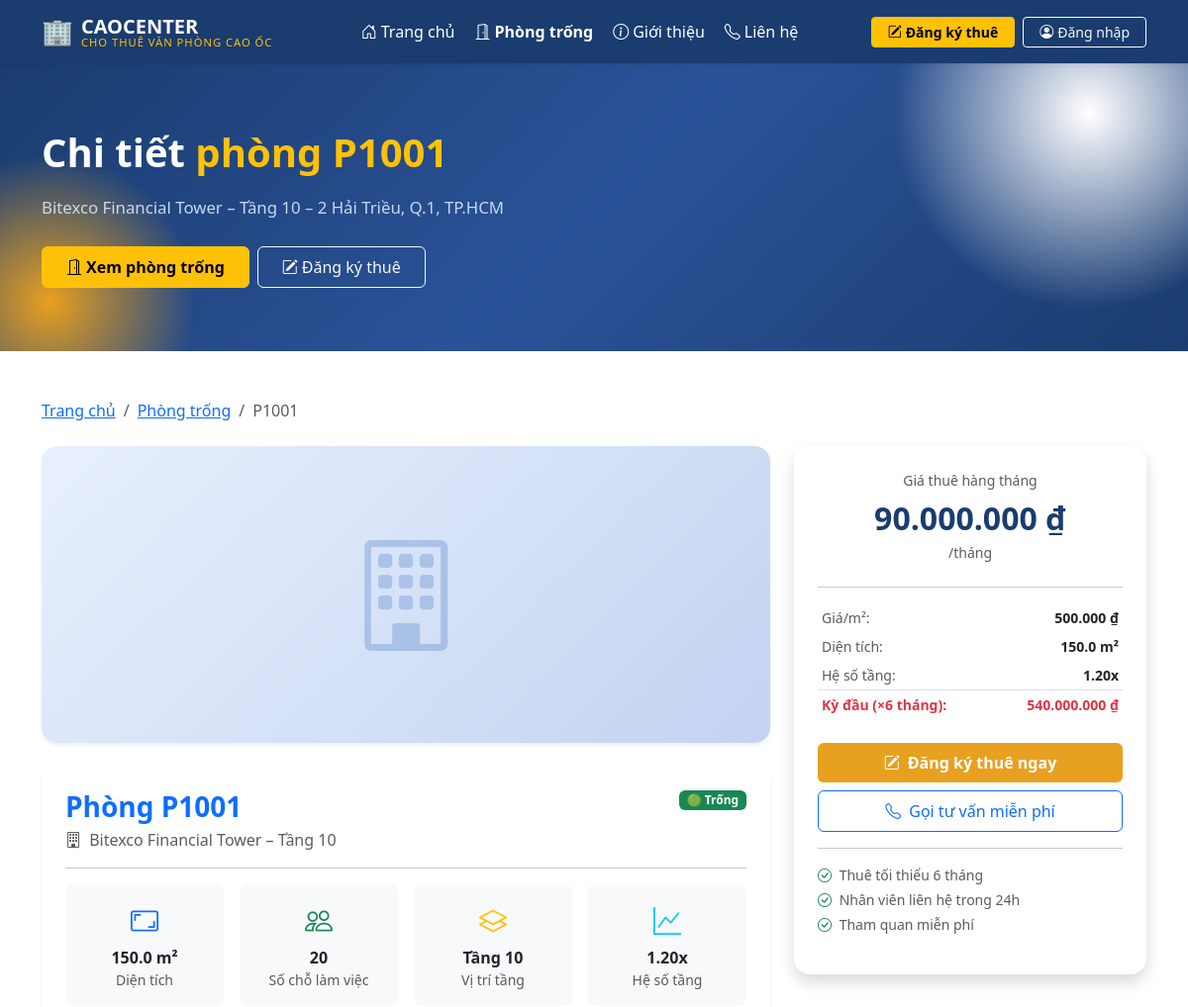
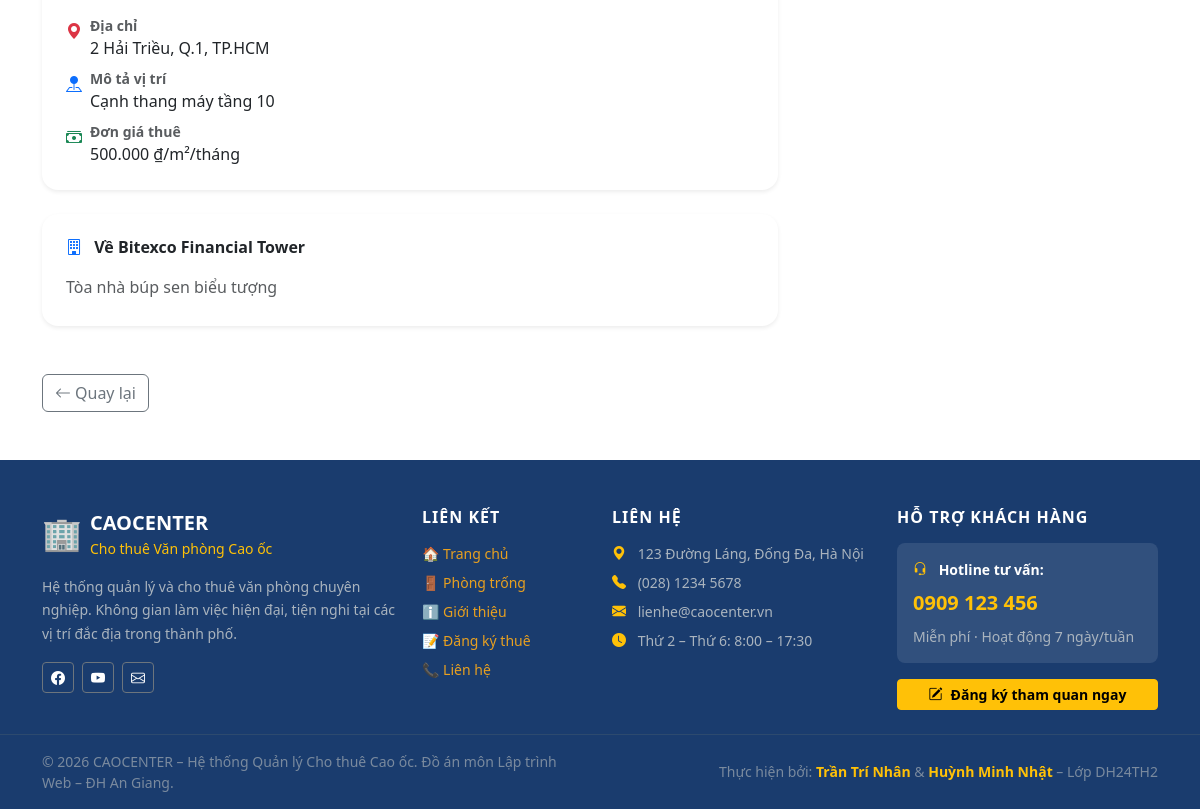
The page /chi_tiet_phong.php?id=P1001 on the database its author committed (2 pictures, top to bottom).
### tables this page shows
CREATE TABLE IF NOT EXISTS PHONG (
    maPhong CHAR(10) PRIMARY KEY,
     
    dienTich DECIMAL(15,2) NOT NULL CHECK (dienTich > 0),
    soChoLamViec INT NOT NULL CHECK (soChoLamViec > 0),
    moTaViTri VARCHAR(200) NULL,
    donGiaM2 DECIMAL(15,2) NOT NULL CHECK (donGiaM2 > 0),
    giaThue DECIMAL(15,2) DEFAULT 0,
    trangThai VARCHAR(20) DEFAULT "Trống",
    maTang CHAR(10) NOT NULL,
    FOREIGN KEY (maTang) REFERENCES TANG(maTang) ON DELETE CASCADE ON UPDATE CASCADE
);

CREATE TABLE IF NOT EXISTS CAO_OC (
    maCaoOc CHAR(10) PRIMARY KEY,
    tenCaoOc VARCHAR(100) NOT NULL,
    diaChi VARCHAR(200) NOT NULL,
    moTa TEXT NULL,
     
    tongDienTich DECIMAL(15,2) NOT NULL CHECK (tongDienTich >= 0)
);

CREATE TABLE IF NOT EXISTS TANG (
    maTang CHAR(10) PRIMARY KEY,
    soTang INT NOT NULL CHECK (soTang >= 1),
    heSoGia DECIMAL(5,2) NOT NULL DEFAULT 1.00 CHECK (heSoGia > 0),
    maCaoOc CHAR(10) NOT NULL,
    FOREIGN KEY (maCaoOc) REFERENCES CAO_OC(maCaoOc) ON DELETE CASCADE ON UPDATE CASCADE
);

### chi_tiet_phong.php (the view, shortened to what this page needs)
<?php
require_once "cauhinh.php";
require_once "thuvien.php";
$maPhong = trim($_GET['id'] ?? '');
$maPhong = $conn->real_escape_string($maPhong);
$sql = "SELECT
            p.maPhong,
            p.dienTich,
            p.soChoLamViec,
            p.moTaViTri,
            p.donGiaM2,
            p.trangThai,
            t.soTang,
            t.heSoGia,
            c.maCaoOc,
            c.tenCaoOc,
            c.diaChi,
            c.moTa         AS moTaCaoOc,
            ROUND(p.donGiaM2 * p.dienTich * t.heSoGia, 0)       AS giaThue,
            ROUND(p.donGiaM2 * p.dienTich * t.heSoGia * 6, 0)   AS giaKyDau
        FROM PHONG p
        JOIN TANG   t ON p.maTang  = t.maTang
        JOIN CAO_OC c ON t.maCaoOc = c.maCaoOc
        WHERE p.maPhong = '$maPhong'
        LIMIT 1";
$result = $conn->query($sql);
$phong = $result->fetch_assoc();
$bannerTitle    = 'Chi tiết <span class="text-warning">phòng ' . e($phong['maPhong']) . '</span>';
?>
<?php include_once "includes/header.php"; ?>
<?php include_once "includes/navbar.php"; ?>
<?php include_once "includes/banner.php"; ?>
<main class="container my-5">
    <nav aria-label="breadcrumb" class="mb-4">
        <ol class="breadcrumb">
            <li class="breadcrumb-item"><a href="index.php">Trang chủ</a></li>
            <li class="breadcrumb-item"><a href="phong_trong.php">Phòng trống</a></li>
            <li class="breadcrumb-item active"><?php echo e($phong['maPhong']); ?></li>
        </ol>
    </nav>
    <div class="row g-4">
        <div class="col-lg-8">
            <div class="rounded-4 overflow-hidden mb-4 shadow-sm"
                 style="height: 300px; background: linear-gradient(135deg, #e8f0fe 0%, #c3d3f0 100%);">
                <div class="d-flex align-items-center justify-content-center h-100">
                    <i class="bi bi-building" style="font-size:7rem; color:#4a7cc7; opacity:.3;"></i>
                </div>
            </div>
            <div class="card border-0 shadow-sm rounded-4 mb-4">
                <div class="card-body p-4">
                    <div class="d-flex justify-content-between align-items-start mb-3">
                        <div>
                            <h3 class="fw-bold text-primary mb-1">
                                Phòng <?php echo e($phong['maPhong']); ?>
                            </h3>
                            <p class="text-muted mb-0">
                                <i class="bi bi-building me-1"></i>
                                <?php echo e($phong['tenCaoOc']); ?>
                                – Tầng <?php echo e($phong['soTang']); ?>
                            </p>
                        </div>
                        <?php echo badgeTrangThaiPhong($phong['trangThai']); ?>
                    </div>
                    <hr>
                    <div class="row g-3 mb-3">
                        <div class="col-6 col-md-3">
                            <div class="text-center p-3 bg-light rounded-3">
                                <i class="bi bi-aspect-ratio fs-3 text-primary d-block mb-1"></i>
                                <div class="fw-bold"><?php echo number_format($phong['dienTich'], 1); ?> m²</div>
                                <div class="text-muted small">Diện tích</div>
                            </div>
                        </div>
                        <div class="col-6 col-md-3">
                            <div class="text-center p-3 bg-light rounded-3">
                                <i class="bi bi-people fs-3 text-success d-block mb-1"></i>
                                <div class="fw-bold"><?php echo e($phong['soChoLamViec']); ?></div>
                                <div class="text-muted small">Số chỗ làm việc</div>
                            </div>
                        </div>
                        <div class="col-6 col-md-3">
                            <div class="text-center p-3 bg-light rounded-3">
                                <i class="bi bi-layers fs-3 text-warning d-block mb-1"></i>
                                <div class="fw-bold">Tầng <?php echo e($phong['soTang']); ?></div>
                                <div class="text-muted small">Vị trí tầng</div>
                            </div>
                        </div>
                        <div class="col-6 col-md-3">
                            <div class="text-center p-3 bg-light rounded-3">
                                <i class="bi bi-graph-up fs-3 text-info d-block mb-1"></i>
                                <div class="fw-bold"><?php echo $phong['heSoGia']; ?>x</div>
                                <div class="text-muted small">Hệ số tầng</div>
                            </div>
                        </div>
                    </div>
                    <div class="d-flex align-items-start gap-2 mb-2">
                        <i class="bi bi-geo-alt-fill text-danger mt-1"></i>
                        <div>
                            <div class="fw-semibold small text-muted">Địa chỉ</div>
                            <div><?php echo e($phong['diaChi']); ?></div>
                        </div>
                    </div>
                    <?php if (!empty($phong['moTaViTri'])): ?>
                    <div class="d-flex align-items-start gap-2 mb-2">
                        <i class="bi bi-pin-map-fill text-primary mt-1"></i>
                        <div>
                            <div class="fw-semibold small text-muted">Mô tả vị trí</div>
                            <div><?php echo e($phong['moTaViTri']); ?></div>
                        </div>
                    </div>
                    <?php endif; ?>
                    <div class="d-flex align-items-start gap-2">
                        <i class="bi bi-cash-stack text-success mt-1"></i>
                        <div>
                            <div class="fw-semibold small text-muted">Đơn giá thuê</div>
                            <div><?php echo dinhDangTien($phong['donGiaM2']); ?>/m²/tháng</div>
                        </div>
                    </div>
                </div>
            </div>
            <?php if (!empty($phong['moTaCaoOc'])): ?>
            <div class="card border-0 shadow-sm rounded-4 mb-4">
                <div class="card-body p-4">
                    <h6 class="fw-bold mb-3">
                        <i class="bi bi-building me-2 text-primary"></i>
                        Về <?php echo e($phong['tenCaoOc']); ?>
                    </h6>
                    <p class="text-muted mb-0" style="line-height:1.8;">
                        <?php echo e($phong['moTaCaoOc']); ?>
                    </p>
                </div>
            </div>
            <?php endif; ?>
        </div>
        <div class="col-lg-4">
            <div class="card border-0 shadow rounded-4 sticky-top" style="top: 80px;">
                <div class="card-body p-4">
                    <div class="text-center mb-4">
                        <div class="text-muted small mb-1">Giá thuê hàng tháng</div>
                        <div style="font-size:2rem; font-weight:800; color:#1a3c6e;">
                            <?php echo dinhDangTien($phong['giaThue']); ?>
                        </div>
                        <div class="text-muted small">/tháng</div>
                    </div>
                    <hr>
                    <table class="table table-sm table-borderless mb-4">
                        <tr>
                            <td class="text-muted small">Giá/m²:</td>
                            <td class="text-end small fw-semibold">
                                <?php echo dinhDangTien($phong['donGiaM2']); ?>
                            </td>
                        </tr>
                        <tr>
                            <td class="text-muted small">Diện tích:</td>
                            <td class="text-end small fw-semibold">
                                <?php echo number_format($phong['dienTich'], 1); ?> m²
                            </td>
                        </tr>
                        <tr>
                            <td class="text-muted small">Hệ số tầng:</td>
                            <td class="text-end small fw-semibold"><?php echo $phong['heSoGia']; ?>x</td>
                        </tr>
                        <tr class="border-top">
                            <td class="fw-bold text-danger small">Kỳ đầu (×6 tháng):</td>
                            <td class="text-end fw-bold text-danger small">
                                <?php echo dinhDangTien($phong['giaKyDau']); ?>
                            </td>
                        </tr>
                    </table>
                    <?php if ($phong['trangThai'] === 'Trống'): ?>
                    <div class="d-grid gap-2">
                        <a href="dang_ky_thue.php?maPhong=<?php echo urlencode($phong['maPhong']); ?>"
                           class="btn btn-gold py-2 fw-bold">
                            <i class="bi bi-pencil-square me-2"></i>Đăng ký thuê ngay
                        </a>
                        <a href="tel:09091234456" class="btn btn-outline-primary py-2">
                            <i class="bi bi-telephone me-2"></i>Gọi tư vấn miễn phí
                        </a>
                    </div>
                    <?php endif; ?>
                    <hr class="my-3">
                    <ul class="list-unstyled small text-muted">
                        <li class="mb-1"><i class="bi bi-check-circle text-success me-1"></i> Thuê tối thiểu 6 tháng</li>
                        <li class="mb-1"><i class="bi bi-check-circle text-success me-1"></i> Nhân viên liên hệ trong 24h</li>
                        <li class="mb-1"><i class="bi bi-check-circle text-success me-1"></i> Tham quan miễn phí</li>
                    </ul>
                </div>
            </div>
        </div>
    </div>
    <div class="mt-4">
        <a href="javascript:history.back()" class="btn btn-outline-secondary">
            <i class="bi bi-arrow-left me-1"></i>Quay lại
        </a>
    </div>
</main>
<?php
include_once "includes/footer.php";
?>

### includes/header.php (style rules this page uses)
:root { --brand-primary: #1a3c6e; --brand-secondary: #e8a020; --brand-light: #f0f4f8; }
body { font-family: 'Segoe UI', sans-serif; background-color: #fff; color: #333; }
.btn-gold { background-color: var(--brand-secondary); color: #fff; border: none; font-weight: 600; }

### rows shown on the page
phong: maPhong "P1001", cao_oc.tenCaoOc "Bitexco Financial Tower", maTang.soTang "10", dienTich "150.0", soChoLamViec "20", maTang.heSoGia "1.20", cao_oc.diaChi "2 Hải Triều, Q.1, TP.HCM", moTaViTri "Cạnh thang máy tầng 10", donGiaM2 "500.000 ₫", cao_oc.moTa "Tòa nhà búp sen biểu tượng"

### other values the page prints
$bannerSubtitle "Bitexco Financial Tower – Tầng 10 – 2 Hải Triều, Q.1, TP.HCM"
dinhDangTien($phong['giaThue']) "90.000.000 ₫"
dinhDangTien($phong['giaKyDau']) "540.000.000 ₫"
